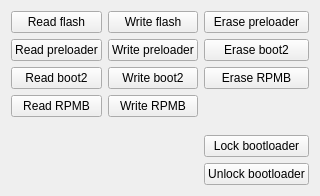
        <widget class="QWidget" name="tab">
         <attribute name="title">
          <string>Flash Tools</string>
         </attribute>
         <layout class="QGridLayout" name="gridLayout_4">
          <item row="0" column="0" rowspan="2">
           <layout class="QVBoxLayout" name="verticalLayout_2">
            <item>
             <widget class="QPushButton" name="readflashbtn">
              <property name="text">
               <string>Read flash</string>
              </property>
             </widget>
            </item>
            <item>
             <widget class="QPushButton" name="readpreloaderbtn">
              <property name="text">
               <string>Read preloader</string>
              </property>
             </widget>
            </item>
            <item>
             <widget class="QPushButton" name="readboot2btn">
              <property name="text">
               <string>Read boot2</string>
              </property>
             </widget>
            </item>
            <item>
             <widget class="QPushButton" name="readrpmbbtn">
              <property name="text">
               <string>Read RPMB</string>
              </property>
             </widget>
            </item>
            <item>
             <spacer name="verticalSpacer">
              <property name="orientation">
               <enum>Qt::Vertical</enum>
              </property>
              <property name="sizeHint" stdset="0">
               <size>
                <width>20</width>
                <height>40</height>
               </size>
              </property>
             </spacer>
            </item>
           </layout>
          </item>
          <item row="0" column="1" rowspan="2">
           <layout class="QVBoxLayout" name="verticalLayout_3">
            <item>
             <widget class="QPushButton" name="writeflashbtn">
              <property name="text">
               <string>Write flash</string>
              </property>
             </widget>
            </item>
            <item>
             <widget class="QPushButton" name="writepreloaderbtn">
              <property name="text">
               <string>Write preloader</string>
              </property>
             </widget>
            </item>
            <item>
             <widget class="QPushButton" name="writeboot2btn">
              <property name="text">
               <string>Write boot2</string>
              </property>
             </widget>
            </item>
            <item>
             <widget class="QPushButton" name="writerpmbbtn">
              <property name="text">
               <string>Write RPMB</string>
              </property>
             </widget>
            </item>
            <item>
             <spacer name="verticalSpacer_2">
              <property name="orientation">
               <enum>Qt::Vertical</enum>
              </property>
              <property name="sizeHint" stdset="0">
               <size>
                <width>20</width>
                <height>40</height>
               </size>
              </property>
             </spacer>
            </item>
           </layout>
          </item>
          <item row="0" column="2">
           <layout class="QVBoxLayout" name="verticalLayout_4">
            <item>
             <widget class="QPushButton" name="erasepreloaderbtn">
              <property name="text">
               <string>Erase preloader</string>
              </property>
             </widget>
            </item>
            <item>
             <widget class="QPushButton" name="eraseboot2btn">
              <property name="text">
               <string>Erase boot2</string>
              </property>
             </widget>
            </item>
            <item>
             <widget class="QPushButton" name="eraserpmbbtn">
              <property name="text">
               <string>Erase RPMB</string>
              </property>
             </widget>
            </item>
            <item>
             <spacer name="verticalSpacer_3">
              <property name="orientation">
               <enum>Qt::Vertical</enum>
              </property>
              <property name="sizeHint" stdset="0">
               <size>
                <width>20</width>
                <height>40</height>
               </size>
              </property>
             </spacer>
            </item>
           </layout>
          </item>
          <item row="1" column="2">
           <layout class="QVBoxLayout" name="verticalLayout_5">
            <item>
             <widget class="QPushButton" name="lockbutton">
              <property name="text">
               <string>Lock bootloader</string>
              </property>
             </widget>
            </item>
            <item>
             <widget class="QPushButton" name="unlockbutton">
              <property name="text">
               <string>Unlock bootloader</string>
              </property>
             </widget>
            </item>
           </layout>
          </item>
         </layout>
        </widget>
